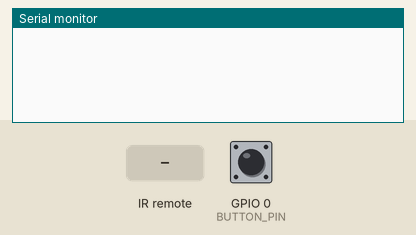
The program below on a simulated ESP32. On the bench: the last lines printed to the serial monitor. The inputs (shaded band) are chosen by the test bench; at power-on: GPIO 0 (BUTTON_PIN) HIGH.

Above: at 1.2 s.
1.3 s: infrared code 0xEA80B0 received
At 2.5 s:
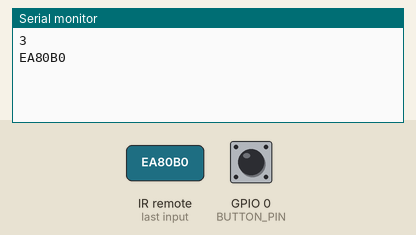
2.8 s: GPIO 0 (BUTTON_PIN) pulled LOW for 3.2 s
At 4.8 s:
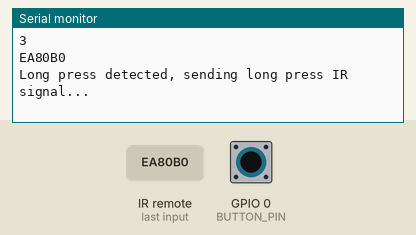
7.5 s: infrared code 0xEA4070 received
At 8.5 s:
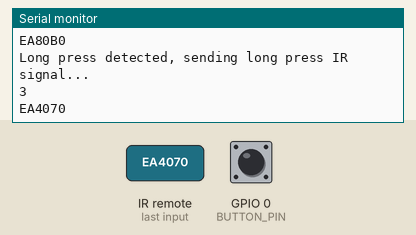

The program:

main.cpp
```cpp
#define IR_Transmiter
#define IR_Receiver

#include <Arduino.h>
#include <IRremoteESP8266.h>
#include <IRsend.h>
#include <IRrecv.h>
#include <IRutils.h>
#include "Config.h"

// 定义红外发射引脚
const uint16_t IR_PIN = 2;
// 创建 IRsend 对象
IRsend irsend(IR_PIN);

// 定义红外接收引脚
const int RECV_PIN = 4;
IRrecv irrecv(RECV_PIN);
decode_results results;

// 定义按键引脚
const int BUTTON_PIN = 0;

// 定义长按时间阈值（单位：毫秒）
const unsigned long LONG_PRESS_TIME = 1000;

// 记录按键按下的时间
unsigned long pressStartTime = 0;

// 记录按键状态
bool isButtonPressed = false;

// 定义接收到的红外开机码
const uint32_t POWER_ON_CODE = 0xEA80B0;

void setup()
{
  Serial.begin(115200);
  irsend.begin();      // 初始化红外发射模块
  irrecv.enableIRIn(); // 初始化红外接收模块

  // 设置按键引脚为输入模式，并启用上拉电阻
  pinMode(BUTTON_PIN, INPUT_PULLUP);
}

void loop()
{

#ifdef IR_Receiver
  if (irrecv.decode(&results))
  {
    for (int i = 0; i < results.rawlen; i++)
    {
      Serial.print(results.rawbuf[i]);
      Serial.print(", ");
    }
    Serial.println(results.decode_type);
    Serial.println(results.value, HEX);
    irrecv.resume();
  }
#endif

#ifdef IR_Transmiter
  int buttonState = digitalRead(BUTTON_PIN);

  if (buttonState == LOW)
  { // 按键按下
    if (!isButtonPressed)
    { // 按键首次按下
      isButtonPressed = true;
      pressStartTime = millis(); // 记录按下时间
      irsend.sendNEC(POWER_ON_CODE, 24);
    }
    else
    { // 按键持续按下
      if (millis() - pressStartTime >= LONG_PRESS_TIME)
      { // 长按判断
        Serial.println("Long press detected, sending long press IR signal...");
        // 这里可以添加长按对应的红外信号发射代码
        irsend.sendNEC(POWER_ON_CODE, 24);
        while (digitalRead(BUTTON_PIN) == LOW)
          ; // 等待按键释放
        isButtonPressed = false;
      }
    }
  }
#endif
  delay(100);
}
```

Config.h
```cpp
#ifndef CONFIG_H
#define CONFIG_H
#include <Arduino.h>

// 定义按键引脚
const uint8_t PIN_KEY = 0;

// 开机
const uint64_t IRCode_Turn_ON = 0xEA80B0;
// 关机
const uint64_t IRCode_Turn_OFF = 0xEA80B0;
// 模式
const uint64_t IRCode_ShiftMode = 0xEA4070;

// 除湿
const uint64_t IRCode_Dehumidification = 0x3000007356;
// 制冷
const uint64_t IRCode_Refrigeration = 0x2000007656;
// 制热
const uint64_t IRCode_Heating = 0x1000007056;
// 自动
const uint64_t IRCode_Auto = 0x4000007456;
// 通风
const uint64_t IRCode_Ventilation = 0x5300007456;

#endif
```

Measured:
- after the input at 1.3 s, the serial monitor: prints a new line at once (image 1)
- after the input at 2.8 s, the serial monitor: prints a new line after 1.1 s (image 2)
- after the input at 7.5 s, the serial monitor: prints a new line at once (image 3)
